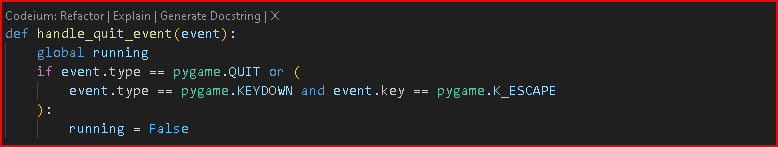
#> input picture png_files/screenshots/box_screenshot.png, 778 x 147 px
$ python anthropic_api_call.py
#> lines starting #> are read from the running program, lines starting #| are printed output that depends on the picture
### image_utils.py
from PIL import Image
import base64


def resize_image_with_aspect_ratio(input_path, output_path, size=(200, 200)):
#> called with size = (450, 450)
    with Image.open(input_path) as img:
#> img is the input picture: PIL image 778x147 RGB; mean R, G, B 41.5, 34.5, 34.7
        original_width, original_height = img.size
#> original_width = 778; original_height = 147
        target_width, target_height = size

        # Calculate the scaling factor while maintaining the aspect ratio
        width_ratio = target_width / original_width
#> width_ratio = 0.578
        height_ratio = target_height / original_height
#> height_ratio = 3.06
        scaling_factor = min(width_ratio, height_ratio)
#> scaling_factor = 0.578

        # Calculate new size based on the scaling factor
        new_width = int(original_width * scaling_factor)
#> new_width = 450
        new_height = int(original_height * scaling_factor)
#> new_height = 85

        resized_img = img.resize((new_width, new_height), Image.Resampling.LANCZOS)
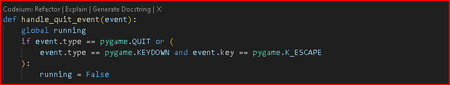
#> resized_img: PIL image 450x85 RGB; mean R, G, B 41.4, 34.6, 34.7
        resized_img.save(output_path, format='PNG')


def encode_image_to_base64(image_path):
    try:
        with open(image_path, "rb") as image_file:
            encoded_image_data = base64.b64encode(image_file.read()).decode("utf-8")
        return encoded_image_data
    except FileNotFoundError:
        print(f"The file at {image_path} was not found.")
        return None

### key.py
from dotenv import dotenv_values

def get_api_key():
    env_values = dotenv_values(".env")
    specific_variable = "ANTHROPIC_API_KEY"
    if specific_variable in env_values:
        ANTHROPIC_API_KEY = env_values[specific_variable]
        return ANTHROPIC_API_KEY
    else:
        print(f"{specific_variable} not found in the .env file")

### anthropic_api_call.py
import anthropic
from key import get_api_key
import image_utils


def send_image_and_prompt(prompt):
    image_utils.resize_image_with_aspect_ratio("png_files//screenshots//box_screenshot.png", "png_files//screenshots//box_screenshot_resized.png", size=(450, 450))
    image_path = "png_files//screenshots//box_screenshot_resized.png"
    encoded_image_data = image_utils.encode_image_to_base64(image_path)
    image_media_type = "image/png"

    OPENAI_API_KEY = get_api_key()

    client = anthropic.Anthropic(api_key=OPENAI_API_KEY)
    message = client.messages.create(
        model="claude-3-5-sonnet-20240620",
        max_tokens=1024,
        messages=[
            {
                "role": "user",
                "content": [
                    {
                        "type": "image",
                        "source": {
                            "type": "base64",
                            "media_type": image_media_type,
                            "data": encoded_image_data,
                        },
                    },
                    {
                        "type": "text",
                        "text": prompt
                    }
                ],
            }
        ],
    )
    print(message)
    return message


if __name__ == "__main__":
    send_image_and_prompt(prompt="Whats happing in this function?")
#> (the call stopped at in get_api_key, `env_values = dotenv_values(".env")`: dotenv is not available in this run)
